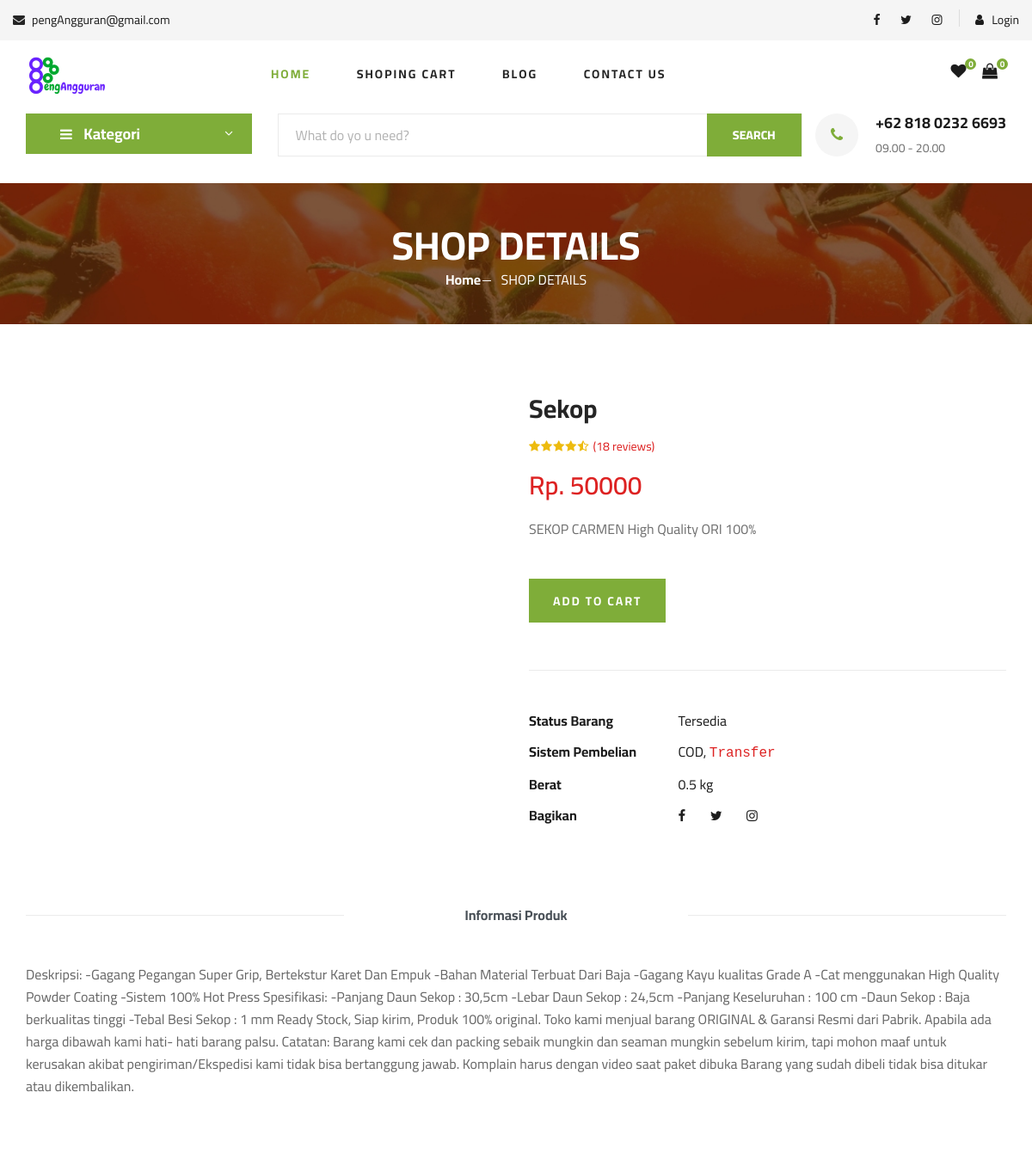
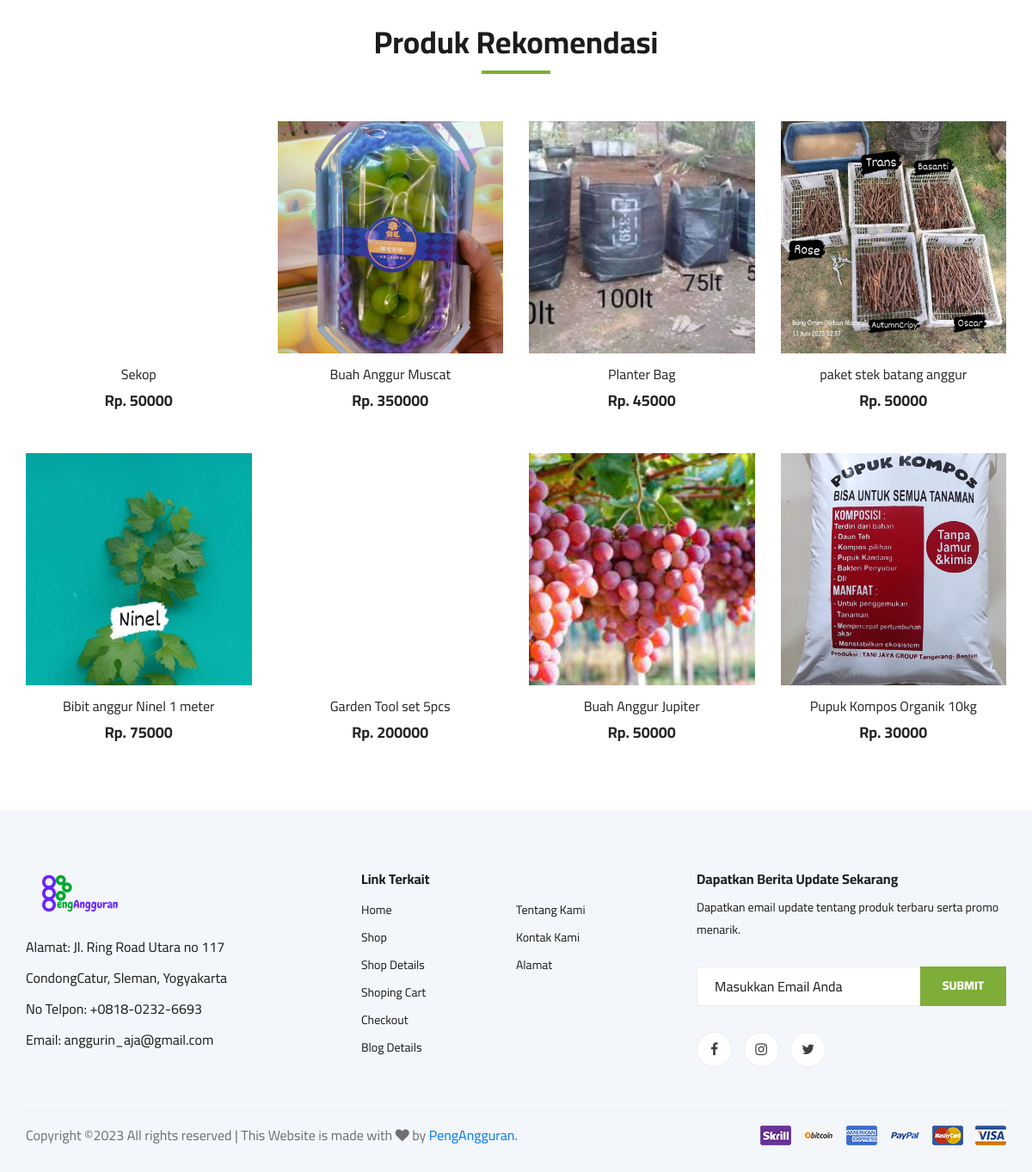
Page /index.php/main/detail_produk/17 on the committed database (2 pictures, top to bottom).
### tables this page shows
CREATE TABLE `tbl_produk` (
  `idProduk` int(5) NOT NULL,
  `idKat` int(5) DEFAULT NULL,
  `idToko` int(5) DEFAULT NULL,
  `namaProduk` varchar(200) DEFAULT NULL,
  `foto` varchar(100) DEFAULT NULL,
  `harga` int(10) DEFAULT NULL,
  `stok` int(5) DEFAULT NULL,
  `berat` int(5) DEFAULT NULL,
  `deskripsiProduk` text DEFAULT NULL,
  `informasi` text DEFAULT NULL
);

### application/controllers/Main.php (called while the page is built, shortened)
<?php
class Main extends CI_Controller
{
	function __construct()
	{
		$this->load->model('Madmin');
		$this->load->library('cart');
	}
	public function detail_produk($idProduk)
	{
		$dataWhere = array('idProduk' => $idProduk);
		$data['produk'] = $this->Madmin->get_by_id('tbl_produk', $dataWhere)->row_object();
		$data['kategori'] = $this->Madmin->get_all_data('tbl_kategori')->result();
		$data['produk_all'] = $this->Madmin->get_all_data('tbl_produk')->result();
		$this->load->view('home/layout/header', $data);
		$this->load->view('home/shop_details', $data);
		$this->load->view('home/layout/footer');
	}
}

### index.php (called while the page is built, shortened)
<?php
require_once BASEPATH.'core/CodeIgniter.php';

### application/models/Madmin.php (called while the page is built, shortened)
<?php
class Madmin extends CI_Model{
    public function get_all_data($table) {
        $q = $this->db->get($table);
        return $q;
    }
    public function get_by_id($table, $id) {
        return $this->db->get_where($table, $id);
    }
}
?>

### application/views/home/shop_details.php (the view, shortened to what this page needs)
<section class="hero hero-normal">
    <div class="container">
        <div class="row">
            <div class="col-lg-3">
                <div class="hero__categories">
                    <div class="hero__categories__all">
                        <i class="fa fa-bars"></i>
                        <span>Kategori</span>
                    </div>
                </div>
            </div>
            <div class="col-lg-9">
                <div class="hero__search">
                    <div class="hero__search__form">
                        <form action="#">
                            <input type="text" placeholder="What do yo u need?">
                            <button type="submit" class="site-btn">SEARCH</button>
                        </form>
                    </div>
                    <div class="hero__search__phone">
                        <div class="hero__search__phone__icon">
                            <i class="fa fa-phone"></i>
                        </div>
                        <div class="hero__search__phone__text">
                            <h5>+62 818 0232 6693</h5>
                            <span>09.00 - 20.00</span>
                        </div>
                    </div>
                </div>
            </div>
        </div>
    </div>
</section>
<section class="breadcrumb-section set-bg" data-setbg="<?php echo base_url('assets/home/ogani-master/img/breadcrumb.jpg'); ?>">
    <div class="container">
        <div class="row">
            <div class="col-lg-12 text-center">
                <div class="breadcrumb__text">
                    <h2>SHOP DETAILS</h2>
                    <div class="breadcrumb__option">
                        <a href="<?php echo site_url('/'); ?>">Home</a>
                        <span>SHOP DETAILS</span>
                    </div>
                </div>
            </div>
        </div>
    </div>
</section>
<section class="product-details spad">
    <div class="container">
        <div class="row">
            <div class="col-lg-6 col-md-6">
                <div class="product__details__pic">
                    <div class="product__details__pic__item">
                    </div>
                </div>
            </div>
            <div class="col-lg-6 col-md-6">
                <div class="product__details__text">
                    <h3><?php echo $produk->namaProduk; ?></h3>
                    <div class="product__details__rating">
                        <i class="fa fa-star"></i>
                        <i class="fa fa-star"></i>
                        <i class="fa fa-star"></i>
                        <i class="fa fa-star"></i>
                        <i class="fa fa-star-half-o"></i>
                        <span>(18 reviews)</span>
                    </div>
                    <div class="product__details__price">Rp. <?php echo $produk->harga; ?></div>
                    <p><?php echo $produk->deskripsiProduk; ?></p>
                    <a href="<?php echo site_url('main/add_cart/' . $produk->idProduk); ?>" class="primary-btn">ADD TO CART</a>
                    <ul>
                        <li><b>Status Barang</b> <span>Tersedia</span></li>
                        <li><b>Sistem Pembelian</b> <span>COD, <samp>Transfer</samp></span></li>
                        <li><b>Berat</b> <span>0.5 kg </span></li>
                        <li><b>Bagikan</b>
                            <div class="share">
                                <a href="#"><i class="fa fa-facebook"></i></a>
                                <a href="#"><i class="fa fa-twitter"></i></a>
                                <a href="#"><i class="fa fa-instagram"></i></a>
                            </div>
                        </li>
                    </ul>
                </div>
            </div>
            <div class="col-lg-12">
                <div class="product__details__tab">
                    <ul class="nav nav-tabs" role="tablist">
                        <li class="nav-item">
                            <a class="nav-link active" data-toggle="tab" href="#tabs-1" role="tab" aria-selected="true">Informasi Produk</a>
                        </li>
                    </ul>
                    <div class="tab-content">
                        <div class="tab-pane active" id="tabs-1" role="tabpanel">
                            <div class="product__details__tab__desc">
                                <p><?php echo $produk->informasi; ?></p>
                            </div>
                        </div>
                    </div>
                </div>
            </div>
        </div>
    </div>
</section>
<section class="related-product">
    <div class="container">
        <div class="row">
            <div class="col-lg-12">
                <div class="section-title related__product__title">
                    <h2>Produk Rekomendasi</h2>
                </div>
            </div>
        </div>
        <div class="row">
            <?php foreach ($produk_all as $val) { ?>
                <div class="col-lg-3 col-md-4 col-sm-6">
                    <div class="product__item">
                        <div class="product__item__pic set-bg" data-setbg="<?php echo base_url('assets/foto_produk/' . $val->foto) ?>">
                        </div>
                        <div class="product__item__text">
                            <h6><a href="<?php echo site_url(); ?>"><?php echo $val->namaProduk; ?></a></h6>
                            <h5>Rp. <?php echo $val->harga; ?></h5>
                        </div>
                    </div>
                </div>
            <?php } ?>
        </div>
    </div>
</section>

### rows in the picture
tbl_produk: namaProduk "Sekop", harga "50000", deskripsiProduk "SEKOP CARMEN High Quality ORI 100%", informasi "Deskripsi: -Gagang Pegangan Super Grip, Bertekstur Karet Dan Empuk -Bahan Material Terbuat Dari Baja -Gagang Kayu kualitas Grade A -Cat menggunakan High Quality Powder Coating -Sistem 100% Hot Press Spesifikasi: -Panjang Daun Sekop : 30,5cm -Lebar Daun Sekop : 24,5cm -Panjang Keseluruhan : 100 cm -Daun Sekop : Baja berkualitas tinggi -Tebal Besi Sekop : 1 mm Ready Stock, Siap kirim, Produk 100% original. Toko kami menjual barang ORIGINAL & Garansi Resmi dari Pabrik. Apabila ada harga dibawah kami hati- hati barang palsu. Catatan: Barang kami cek dan packing sebaik mungkin dan seaman mungkin sebelum kirim, tapi mohon maaf untuk kerusakan akibat pengiriman/Ekspedisi kami tidak bisa…"
tbl_produk: shows a picture, namaProduk "Buah Anggur Muscat", harga "350000"
tbl_produk: shows a picture, namaProduk "Planter Bag", harga "45000"
tbl_produk: shows a picture, namaProduk "paket stek batang anggur", harga "50000"
tbl_produk: shows a picture, namaProduk "Bibit anggur Ninel 1 meter", harga "75000"
tbl_produk: namaProduk "Garden Tool set 5pcs", harga "200000"
tbl_produk: shows a picture, namaProduk "Buah Anggur Jupiter", harga "50000"
tbl_produk: shows a picture, namaProduk "Pupuk Kompos Organik 10kg", harga "30000"
